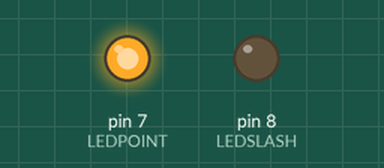
Simulated run of this sketch. Board: Arduino Uno, built with avr-gcc and run on an emulated ATmega328P. On the bench: output pins drawn as LEDs (lit = HIGH).

Above: at 0.2 s.
At 18.2 s:
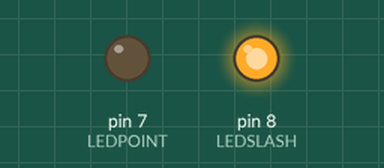
At 35.2 s:
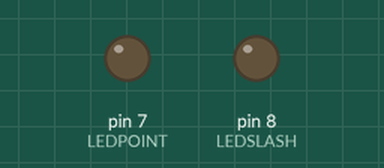
Timing chart, 0 to 46.8 s (numbered marks = the images above):
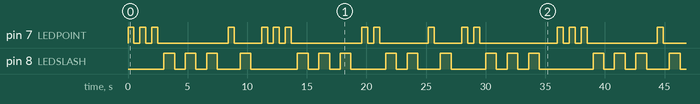

The sketch:

hola_mundo_en_c_digo_morse1.ino
```cpp
const int LEDSLASH = 8; //Led representando al punto
const int LEDPOINT = 7; //Led representando a la barra
int point = 500; //Retraso del punto
int slash = 900; //Retraso de la barra

void setup()
{
  pinMode(LEDPOINT, OUTPUT);
  pinMode(LEDSLASH, OUTPUT);
}

void loop()
{
  digitalWrite(LEDPOINT, HIGH);
  delay(point);
  digitalWrite(LEDPOINT, LOW);
  delay(point);
  digitalWrite(LEDPOINT, HIGH);
  delay(point);
  digitalWrite(LEDPOINT, LOW);
  delay(point);
  digitalWrite(LEDPOINT, HIGH);
  delay(point);
  digitalWrite(LEDPOINT, LOW);
  delay(point);
  digitalWrite(LEDSLASH, HIGH);
  delay(slash);
  digitalWrite(LEDSLASH, LOW);
  delay(slash);
  digitalWrite(LEDSLASH, HIGH);
  delay(slash);
  digitalWrite(LEDSLASH, LOW);
  delay(slash);
  digitalWrite(LEDSLASH, HIGH);
  delay(slash);
  digitalWrite(LEDSLASH, LOW);
  delay(slash);
  digitalWrite(LEDPOINT, HIGH);
  delay(point);
  digitalWrite(LEDPOINT, LOW);
  delay(point);
  digitalWrite(LEDSLASH, HIGH);
  delay(slash);
  digitalWrite(LEDSLASH, LOW);
  delay(slash);
  digitalWrite(LEDPOINT, HIGH);
  delay(point);
  digitalWrite(LEDPOINT, LOW);
  delay(point);
  digitalWrite(LEDPOINT, HIGH);
  delay(point);
  digitalWrite(LEDPOINT, LOW);
  delay(point);
  digitalWrite(LEDPOINT, HIGH);
  delay(point);
  digitalWrite(LEDPOINT, LOW);
  delay(point);
  digitalWrite(LEDSLASH, HIGH);
  delay(slash);
  digitalWrite(LEDSLASH, LOW);
  delay(slash);
  digitalWrite(LEDSLASH, HIGH);
  delay(slash);
  digitalWrite(LEDSLASH, LOW);
  delay(slash);
  digitalWrite(LEDSLASH, HIGH);
  delay(slash);
  digitalWrite(LEDSLASH, LOW);
  delay(slash);
  digitalWrite(LEDPOINT, HIGH);
  delay(point);
  digitalWrite(LEDPOINT, LOW);
  delay(point);
  digitalWrite(LEDPOINT, HIGH);
  delay(point);
  digitalWrite(LEDPOINT, LOW);
  delay(point);
  digitalWrite(LEDSLASH, HIGH);
  delay(slash);
  digitalWrite(LEDSLASH, LOW);
  delay(slash);
  digitalWrite(LEDSLASH, HIGH);
  delay(slash);
  digitalWrite(LEDSLASH, LOW);
  delay(slash);
  digitalWrite(LEDPOINT, HIGH);
  delay(point);
  digitalWrite(LEDPOINT, LOW);
  delay(point);
   digitalWrite(LEDSLASH, HIGH);
  delay(slash);
  digitalWrite(LEDSLASH, LOW);
  delay(slash);
  digitalWrite(LEDPOINT, HIGH);
  delay(point);
  digitalWrite(LEDPOINT, LOW);
  delay(point);
  digitalWrite(LEDPOINT, HIGH);
  delay(point);
  digitalWrite(LEDPOINT, LOW);
  delay(point);
  digitalWrite(LEDSLASH, HIGH);
  delay(slash);
  digitalWrite(LEDSLASH, LOW);
  delay(slash);
  digitalWrite(LEDSLASH, HIGH);
  delay(slash);
  digitalWrite(LEDSLASH, LOW);
  delay(slash);
  digitalWrite(LEDSLASH, HIGH);
  delay(slash);
  digitalWrite(LEDSLASH, LOW);
  delay(1500);
}
```

Measured:
- by itself, pin 7 (LEDPOINT), pin 8 (LEDSLASH): moves between LOW and HIGH, repeating every 36.0 s
- by itself, everything shown: repeats every 36.0 s, in 50 steps
